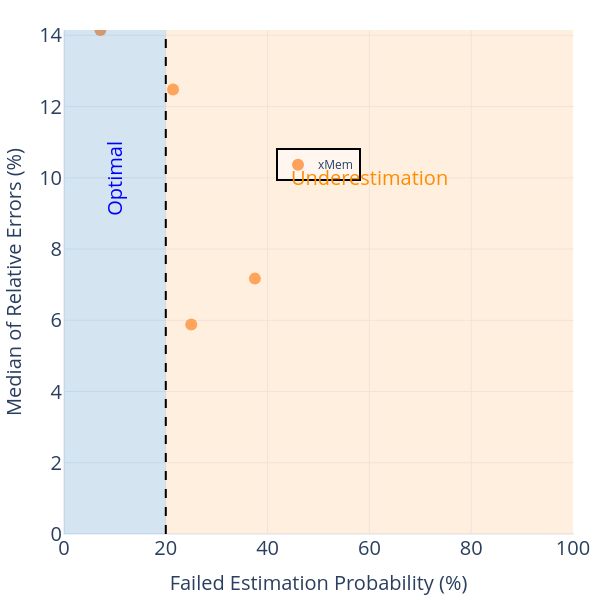

The code cell stored with this chart in its notebook:
### Code cell
fig = e_plot.plot_probability_estimation_vs_error_scatter_diagram_model_base(
    title="Evaluation-Comparison of Success Rate vs Relative Error-SGD",
    data_dir=project_base,
    image_size=(800, 800),
    title_font_size=35,
    legend_font_size=30,
    tickfont_size=25,
    quadrant_font_size=40,
    marker_size=16,
    view_mode=True
)
fig.show()

### Figure 1 — Plotly figure (JSON) as saved in the notebook; plotly's stock layout.template omitted (floating-point values rounded to 4 significant figures)
{"data": [{"customdata": [[1, 13], [3, 9], [3, 11], [3, 5]], "hovertemplate": "tool=xMem<br>Failed Estimation Probability  (%)=%{x}<br>Relative Error (%)=%{y}<br>Correct_Estimation_False_Count=%{customdata[0]}<br>Correct_Estimation_True_Count=%{customdata[1]}<extra></extra>", "legendgroup": "xMem", "marker": {"color": "#FFA15A", "symbol": "circle", "size": 12}, "mode": "markers", "name": "xMem", "orientation": "v", "showlegend": true, "x": [7.143, 25.0, 21.43, 37.5], "xaxis": "x", "y": [14.15, 5.88, 12.48, 7.17], "yaxis": "y", "type": "scatter"}], "layout": {"xaxis": {"anchor": "y", "domain": [0.0, 1.0], "title": {"text": "Failed Estimation Probability (%)", "font": {"size": 20}}, "tickfont": {"size": 20}}, "yaxis": {"anchor": "x", "domain": [0.0, 1.0], "title": {"text": "Median of Relative Errors (%)", "font": {"size": 20}}, "tickfont": {"size": 20}, "range": [0, 14.15]}, "legend": {"title": {}, "tracegroupgap": 0, "font": {"size": 12}, "orientation": "v", "yanchor": "bottom", "y": 0.7, "xanchor": "center", "x": 0.5, "bgcolor": "rgba(255,255,255,0.5)", "bordercolor": "Black", "borderwidth": 2}, "margin": {"t": 30, "l": 20, "r": 10, "b": 50}, "shapes": [{"fillcolor": "rgba(44, 123, 182, 0.2)", "line": {"width": 0}, "type": "rect", "x0": 0, "x1": 20, "y0": 0, "y1": 20}, {"fillcolor": "rgba(253, 174, 97, 0.2)", "line": {"width": 0}, "type": "rect", "x0": 20, "x1": 100, "y0": 0, "y1": 20}, {"fillcolor": "rgba(171, 217, 233, 0.2)", "line": {"width": 0}, "type": "rect", "x0": 0, "x1": 20, "y0": 20, "y1": 14.15}, {"fillcolor": "rgba(215, 25, 28, 0.2)", "line": {"width": 0}, "type": "rect", "x0": 20, "x1": 100, "y0": 20, "y1": 14.15}, {"line": {"color": "black", "dash": "dash", "width": 2}, "type": "line", "x0": 20, "x1": 20, "y0": 0, "y1": 14.15}, {"line": {"color": "black", "dash": "dash", "width": 2}, "type": "line", "x0": 0, "x1": 100, "y0": 20, "y1": 20}], "annotations": [{"font": {"color": "blue", "size": 20}, "showarrow": false, "text": "Optimal", "textangle": -90, "x": 10.0, "xanchor": "center", "y": 10.0, "yanchor": "middle"}, {"font": {"color": "DarkOrange", "size": 20}, "showarrow": false, "text": "Underestimation", "x": 60.0, "xanchor": "center", "y": 10.0, "yanchor": "middle"}, {"font": {"color": "DarkTurquoise", "size": 20}, "showarrow": false, "text": "Overestimation", "textangle": -90, "x": 10.0, "xanchor": "center", "y": 50.0, "yanchor": "middle"}, {"font": {"color": "red", "size": 20}, "showarrow": false, "text": "Worst", "x": 60.0, "xanchor": "center", "y": 50.0, "yanchor": "middle"}], "font": {"size": 20}, "width": 600, "height": 600}}
